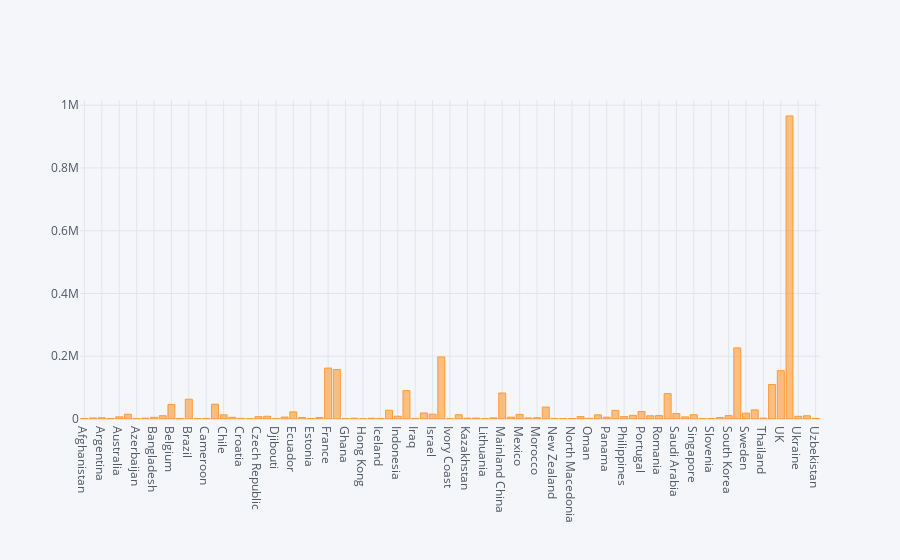

The code cell stored with this chart in its notebook:
### Code cell
df.iplot(kind='bar',x='Country/Region',y='Confirmed')

### Figure 1 — Plotly figure (JSON) as saved in the notebook; plotly's stock layout.template omitted (floating-point values rounded to 4 significant figures)
{"data": [{"marker": {"color": "rgba(255, 153, 51, 0.6)", "line": {"color": "rgba(255, 153, 51, 1.0)", "width": 1}}, "name": "Confirmed", "orientation": "v", "text": "", "type": "bar", "x": ["Afghanistan", "Algeria", "Argentina", "Armenia", "Australia", "Austria", "Azerbaijan", "Bahrain", "Bangladesh", "Belarus", "Belgium", "Bosnia and Herzegovina", "Brazil", "Bulgaria", "Cameroon", "Canada", "Chile", "Colombia", "Croatia", "Cuba", "Czech Republic", "Denmark", "Djibouti", "Dominican Republic", "Ecuador", "Egypt", "Estonia", "Finland", "France", "Germany", "Ghana", "Greece", "Hong Kong", "Hungary", "Iceland", "India", "Indonesia", "Iran", "Iraq", "Ireland", "Israel", "Italy", "Ivory Coast", "Japan", "Kazakhstan", "Kuwait", "Lithuania", "Luxembourg", "Mainland China", "Malaysia", "Mexico", "Moldova", "Morocco", "Netherlands", "New Zealand", "Nigeria", "North Macedonia", "Norway", "Oman", "Pakistan", "Panama", "Peru", "Philippines", "Poland", "Portugal", "Qatar", "Romania", "Russia", "Saudi Arabia", "Serbia", "Singapore", "Slovakia", "Slovenia", "South Africa", "South Korea", "Spain", "Sweden", "Switzerland", "Thailand", "Turkey", "UK", "US", "Ukraine", "United Arab Emirates", "Uzbekistan"], "y": [1531, 3382, 3892, 1746, 6714, 15225, 1645, 2647, 5416, 10463, 46134, 1516, 63100, 1300, 1621, 47147, 13331, 5379, 2030, 1369, 7404, 8773, 1023, 6135, 22719, 4534, 1643, 4576, 162220, 157770, 1550, 2517, 1037, 2500, 1792, 27890, 8882, 90481, 1820, 19262, 15443, 197675, 1150, 13441, 2717, 3075, 1438, 3723, 82830, 5780, 14677, 3408, 4065, 38040, 1469, 1273, 1386, 7527, 1998, 13328, 5779, 27517, 7579, 11617, 23864, 10287, 11036, 80949, 17522, 6630, 13624, 1379, 1396, 4546, 10738, 226629, 18640, 29061, 2922, 110130, 154037, 965783, 8617, 10349, 1869]}], "layout": {"legend": {"bgcolor": "#F5F6F9", "font": {"color": "#4D5663"}}, "paper_bgcolor": "#F5F6F9", "plot_bgcolor": "#F5F6F9", "title": {"font": {"color": "#4D5663"}}, "xaxis": {"gridcolor": "#E1E5ED", "showgrid": true, "tickfont": {"color": "#4D5663"}, "title": {"font": {"color": "#4D5663"}, "text": ""}, "zerolinecolor": "#E1E5ED"}, "yaxis": {"gridcolor": "#E1E5ED", "showgrid": true, "tickfont": {"color": "#4D5663"}, "title": {"font": {"color": "#4D5663"}, "text": ""}, "zerolinecolor": "#E1E5ED"}}}
